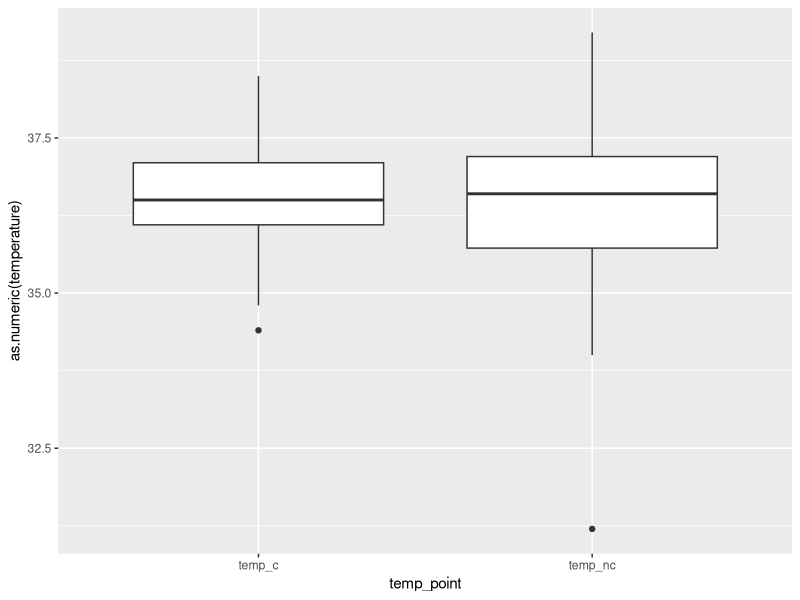
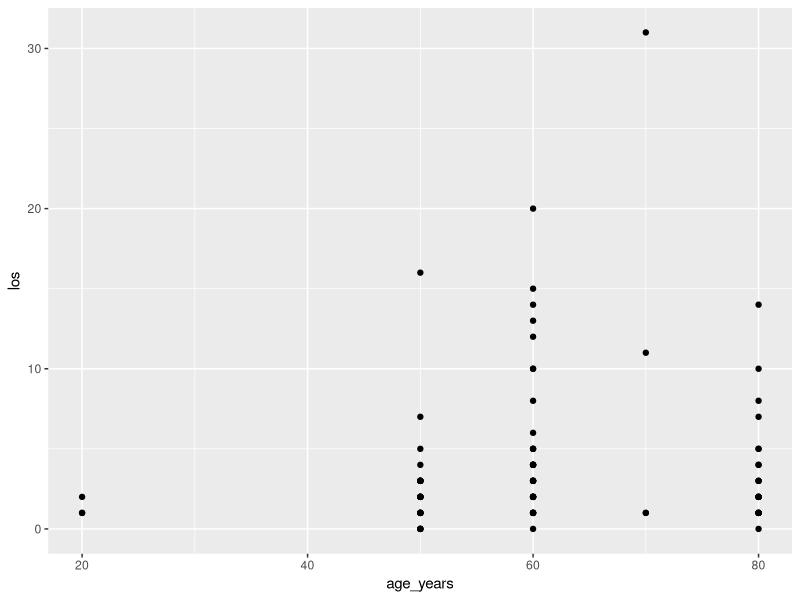
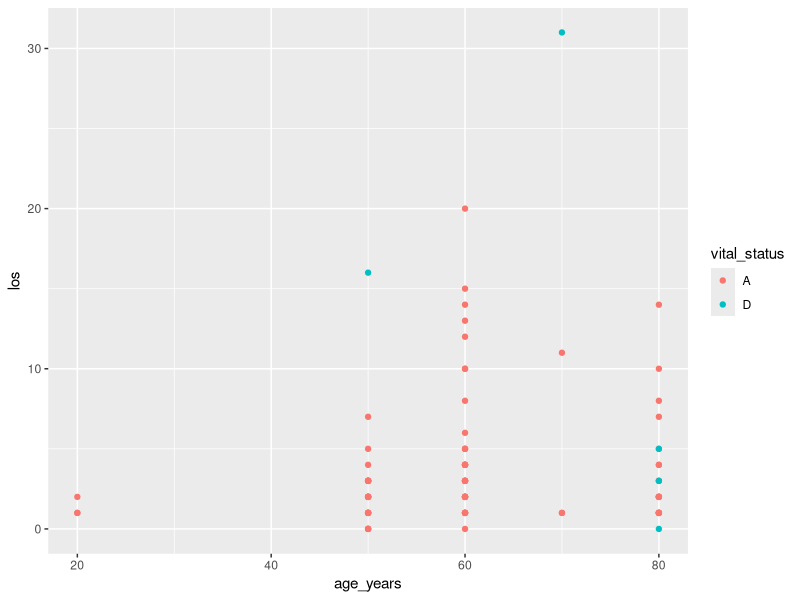
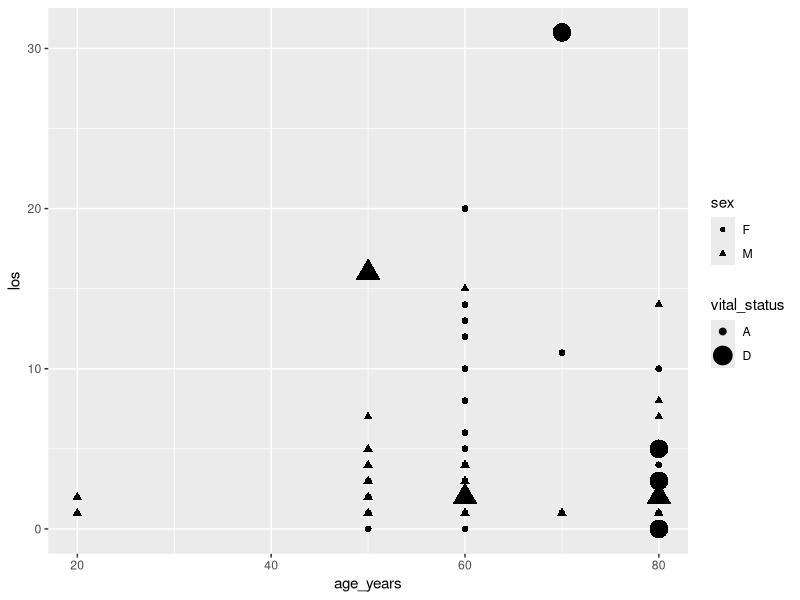
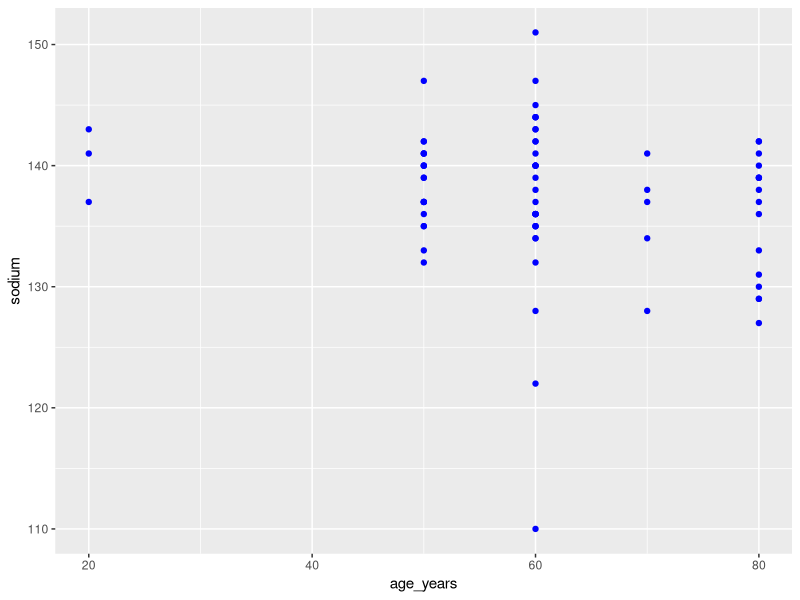
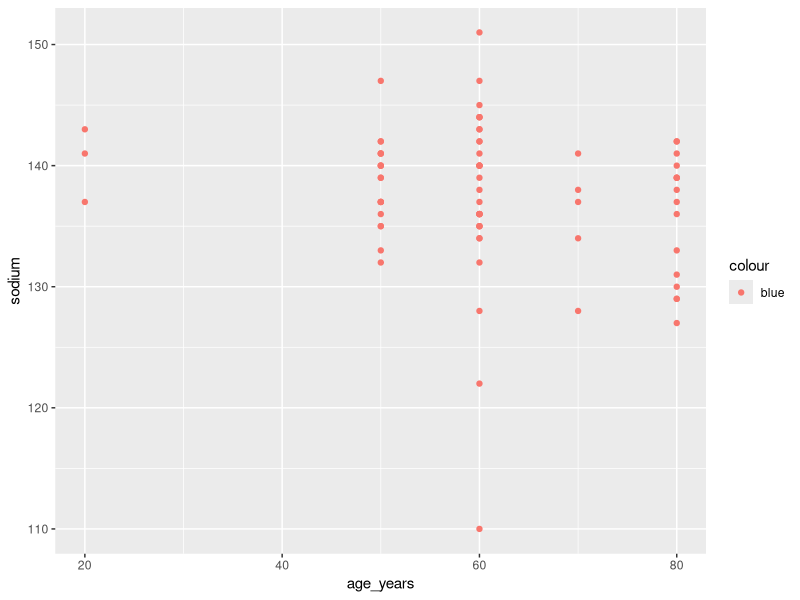
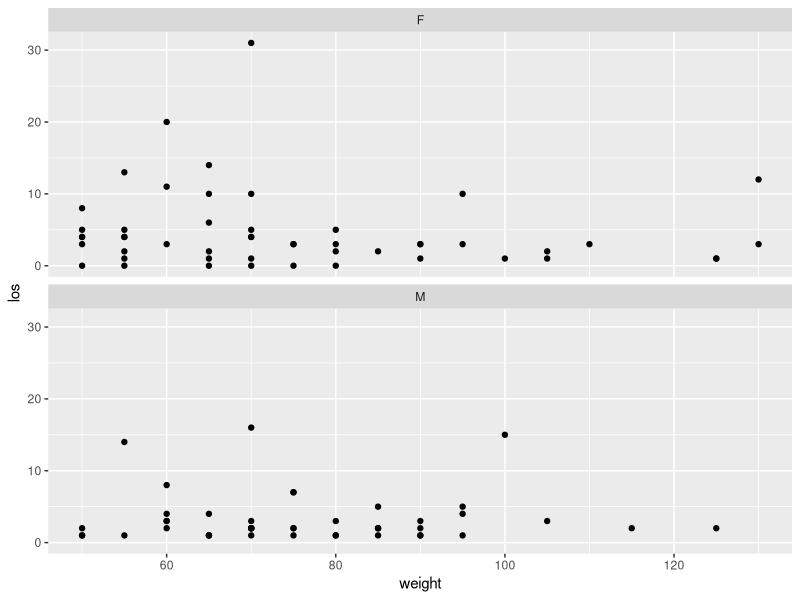
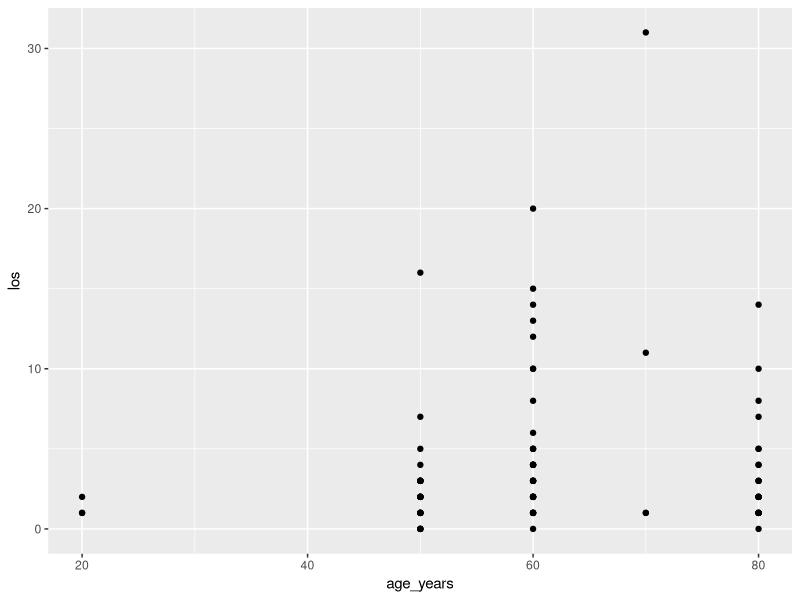

R code for these plots, in order:
## ---- chunk 1
# We will need this data later.
library(tidyverse)
cchic <- read_csv("clean_CCHIC.csv")
## ---- chunk 2
# Assign the value of 2+2+6 to the name `practice`. Notice there is no output in the
# console, but 'practice' is added to the environment window.
practice <- 2 + 2 + 6
# Recall the value using the name.
practice
## ---- chunk 3
say_hello <- "hello"
say_hello
## ---- chunk 4
c(50, 25, 32, 67, 46, 19, 48)
## ---- chunk 5
c(37.5, 37.1, 37.3, 38.3, 37.4, 38.9)
## ---- chunk 6
c("Adam", "Sally", "Eve", "John", "James", "Jennifer")
## ---- chunk 7
c(TRUE, FALSE, FALSE, TRUE, TRUE)
## ---- chunk 8
age <- c(50, 25, 32, 67, 46, 19)
# Recall the whole vector using the name.
age

# You can do the same thing for a character vector.
name <- c("Adam", "Sally", "Eve", "John", "James", "Jennifer")
name

gender <- c("male", "female", "female", "male", "male", "female")
## ---- chunk 9
# The age of the second person.
age[2]
# The name of the fifth person.
name[5]
## ---- chunk 10
test <- c(1, 2, 3, 4)
# Note that `test` is a numeric vector.
str(test)
# Add a character to `test`
test <- c(1, 2, 3, 4, "x")
# Note that `test` is now a character vector.
str(test)
## ---- chunk 11
test2 <- c(1, 2, 3, 4, TRUE)
# Note that the last element is `1`.
test2
# Note that the vector is numeric.
str(test2)
## ---- chunk 12
matrix(1:9, nrow = 3, ncol = 3)
## ---- chunk 13
data.frame(name, age, gender)
## ---- chunk 14
# Combining the vectors we created before into a data frame.
patients <- data.frame(name, age, gender)
patients
## ---- chunk 15
name <- name <- c("Adam", "Sally", "Eve", "John", "James", "Jennifer")
gender <- c("male", "female")
# You probably don't want this to happen.
data.frame(name, gender)
## ---- chunk 16
head(cchic)
## ---- chunk 17
tail(cchic)
## ---- chunk 18
names(cchic)
## ---- chunk 19
str(cchic)
## ---- chunk 20
cchic[25, 5]
## ---- chunk 21
cchic$weight
## ---- chunk 22
table(cchic$sex)
## ---- chunk 23
table(cchic$vital_status)
## ---- chunk 24
ls(cchic, pattern = "temp")
## ---- chunk 25
# You need to do this each time you open R
library(dplyr)
## ---- chunk 26
cchic %>%
  filter(age_years >= 65)
## ---- chunk 27
elder_cchic <- cchic %>%
  filter(age_years >= 65)
## ---- chunk 28
cchic %>%
  select(sex)
## ---- chunk 29
cchic %>%
  filter(age_years >= 65) %>%
  select(sex)
## ---- chunk 30
cchic %>%
  group_by(sex) %>%
  summarise(mean_urea = mean(urea, na.rm = TRUE))
# Some summary statistic functions do not work with missing values, so you need to add the
# `is.na` argument to remove these.
## ---- chunk 31
cchic %>%
  filter(is.na(age_years) == FALSE, age_years >= 65) %>%
  select(sex) %>%
  head()
## ---- chunk 32
cchic %>%
  filter(age_years >= 65) %>%
  select(sex) %>%
  is.na() %>%
  sum()
## ---- chunk 33
cchic <- cchic %>%
  rename(sodium = na)
## ---- chunk 34
cchic <- cchic %>%
  mutate(bmi = (weight / (height / 100)^2))
## ---- chunk 35
cchic <- cchic %>%
  mutate(gender = as.factor(sex))
## ---- chunk 36
library(readr)
## ---- chunk 37
str(cchic$temp_nc)
## ---- chunk 38
cchic$temp_nc <-
  parse_number(cchic$temp_nc)

head(cchic$temp_nc)
## ---- chunk 39
library(stringr)
## ---- chunk 40
test_gender <- c("f", "F", "M", "f")
## ---- chunk 41
test_gender <- str_to_upper(test_gender)
test_gender
## ---- chunk 42
library(lubridate)
## ---- chunk 43
test_dates <- c("02-01-12", "03-04-15", "15-06-02")
# Since the dates are in a date-month-year format, we use the dmy function.
test_dates <- dmy(test_dates)
test_dates
## ---- chunk 44
cchic_year_born <- year(dmy(cchic$dob))
head(cchic_year_born)
## ---- chunk 45
cchic_discharge_days <- day(dmy(cchic$discharge))
head(cchic_discharge_days)
## ---- chunk 46
cchic <-
  cchic %>%
  mutate(los = (dmy(discharge) - dmy(admission)))
# You have now added a new variable to your data frame and can recall it.
head(cchic$los)
## ---- chunk 47
cchic$discharge <- dmy(cchic$discharge)
cchic$admission <- dmy(cchic$admission)
cchic_los_test <- cchic$discharge - cchic$admission
# This time, we just saved the vector in a separate object - not the data frame.
## ---- chunk 48
library(tidyr)

cchic_long <- cchic %>%
  gather(
    "temp_point", "temperature",
    temp_c:temp_nc
  )
## ---- chunk 49
library(ggplot2)
cchic_long %>%
  ggplot(aes(
    x = temp_point, y =
      as.numeric(temperature)
  )) +
  geom_boxplot()
## ---- chunk 50
cchic %>%
  select(-lactate)
## ---- chunk 51
cchic <- cchic %>%
  select(-lactate)
## ---- chunk 52
# Mean length of stay
cchic %>%
  filter(age_years >= 60) %>%
  summarise(los = mean(los))

# Number of people alive at discharge
cchic %>%
  filter(age_years >= 60) %>%
  select(vital_status) %>%
  table()
## ---- chunk 53
library(ggplot2)
## ---- chunk 54
ggplot(data = cchic) +
  geom_point(mapping = aes(x = age_years, y = los))
## ---- chunk 55
ggplot(data = cchic) +
  geom_point(mapping = aes(x = age_years, y = los, color = vital_status))
## ---- chunk 56
ggplot(data = cchic) +
  geom_point(mapping = aes(x = age_years, y = los, size = vital_status, shape = sex))
## ---- chunk 57
ggplot(data = cchic) +
  geom_point(mapping = aes(x = age_years, y = sodium), color = "blue")

ggplot(data = cchic) +
  geom_point(mapping = aes(x = age_years, y = sodium, color = "blue"))
## ---- chunk 58
ggplot(data = cchic) +
  geom_point(mapping = aes(x = weight, y = los)) +
  facet_wrap(~sex, nrow = 2)
## ---- chunk 59
ggplot(data = cchic) +
  geom_point(mapping = aes(x = age_years, y = los))
## ---- chunk 60
ggplot(data = cchic) +
  geom_point(mapping = aes(x = age_years, y = los), position = "jitter")
## ---- chunk 61
ggplot(data = cchic) +
  geom_smooth(mapping = aes(x = sao2_abg, y = pao2_abg))
## ---- chunk 62
ggplot(data = cchic) +
  geom_smooth(mapping = aes(x = sao2_abg, y = pao2_abg, linetype = sex))
## ---- chunk 63
ggplot(data = cchic) +
  geom_point(mapping = aes(x = sao2_abg, y = pao2_abg, colour = sex)) +
  geom_smooth(mapping = aes(x = sao2_abg, y = pao2_abg))
## ---- chunk 64
ggplot(data = cchic) +
  geom_bar(mapping = aes(x = care_level, y = ..prop.., group = 1))
## ---- chunk 65
ggplot(data = cchic) +
  geom_bar(mapping = aes(x = care_level, fill = sex))
## ---- chunk 66
ggplot(data = cchic) +
  geom_bar(mapping = aes(x = care_level, fill = sex), position = "fill")
## ---- chunk 67
ggplot(data = cchic) +
  geom_bar(mapping = aes(x = care_level, fill = sex), position = "dodge")
## ---- chunk 68
ggplot(data = cchic, aes(x = age_years)) +
  geom_histogram()
## ---- chunk 69
ggplot(data = cchic, aes(x = height)) +
  geom_histogram()
## ---- chunk 70
# Note that we remove missing values.
mean(cchic$height, na.rm = TRUE)
sd(cchic$height)
## ---- chunk 71
dummy_1 <- rnorm(1000, mean = 10, sd = 0.5)
# ggplot only accepts dataframes.
dummy_1 <- as.data.frame(dummy_1)
ggplot(dummy_1, aes(x = dummy_1)) +
  geom_histogram()
## ---- chunk 72
dummy_2 <- rnorm(1000, mean = 10, sd = 20)
dummy_2 <- as.data.frame(dummy_2)
ggplot(dummy_2, aes(x = dummy_2)) +
  geom_histogram()
## ---- chunk 73
ggplot(cchic, aes(x = age_years)) +
  geom_histogram()
## ---- chunk 74
median(cchic$age_years)
IQR(cchic$age_years)
## ---- chunk 75
table(cchic$care_level)
## ---- chunk 76
care <- table(cchic$care_level)
prop.table(care)
## ---- chunk 77
prop.table(care) * 100
## ---- chunk 78
cchic %>%
  group_by(sex) %>%
  summarise(av.height = mean(height, na.rm = TRUE))
## ---- chunk 79
t.test(height ~ sex, data = cchic)
## ---- chunk 80
table(cchic$sex, cchic$vital_status)
## ---- chunk 81
# Changing the character vector to a factor one so that it works with the function.
cchic <- cchic %>%
  mutate(gender = as.factor(sex))
# Doing the test.
chisq.test(cchic$gender, cchic$vital_status)
## ---- chunk 82
ggplot(cchic, aes(x = los)) +
  geom_histogram()
## ---- chunk 83
cchic <- cchic %>%
  mutate(los = as.factor(los))

cchic <- cchic %>%
  mutate(los_num = as.numeric(los))
## ---- chunk 84
# Descriptive statistics for males
cchic %>%
  filter(sex == "M") %>%
  select(los_num) %>%
  summary()
## ---- chunk 85
# Descriptive statistics for females.
cchic %>%
  filter(sex == "F") %>%
  select(los_num) %>%
  summary()
## ---- chunk 86
wilcox.test(los_num ~ sex, data = cchic)
## ---- chunk 87
say_hello <- function(name) {
  message <- paste("Hello", name)
  return(message)
}

say_hello("cheryl")
## ---- chunk 88
BMI <- function(height, weight) {
  x <- weight / (height^2)
  return(x)
}
# Try calculating your own BMI
BMI(height = 1.60, weight = 60)
## ---- chunk 89
BSA <- function(height, weight) {
  x <- sqrt((weight * height) / 3600)
  return(x)
}

BSA(height = 175, weight = 80)
